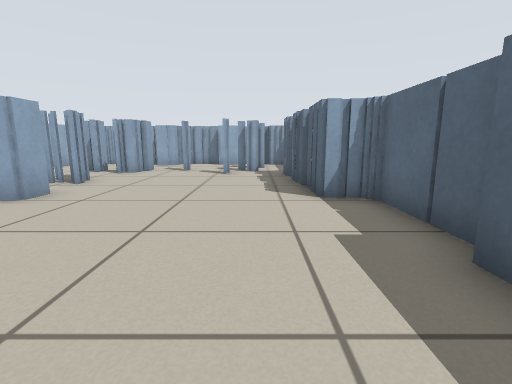
[1] (above)

13 first-person views from a walk through a world built for the Player/Stage simulator. The camera is 0.57 m above the floor, tilts 10° down and sees 85° across. Floor lines are 1 m apart. The floor is counted in squares, 0.5 m on a side. Each view is taken from the middle of a square. On the plan, view 1 faces up. The plan holds only what a view shows up to about 12 squares ahead; the rest is blank. Robots are left out.

[2]
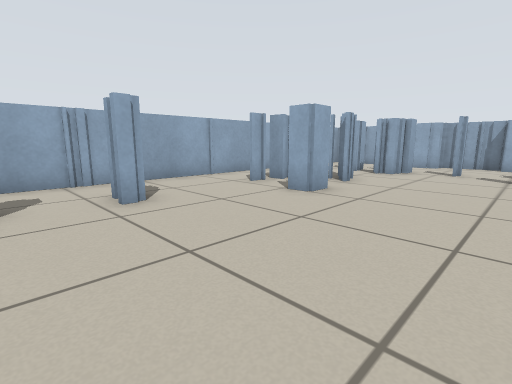

[3]
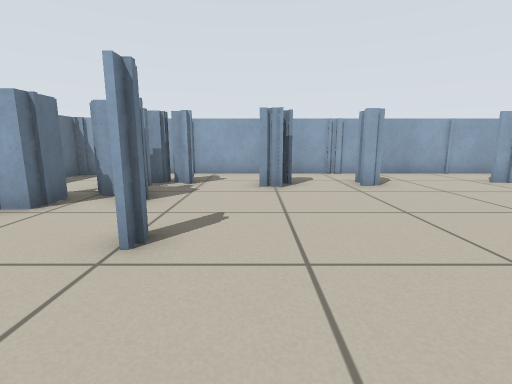

[4]
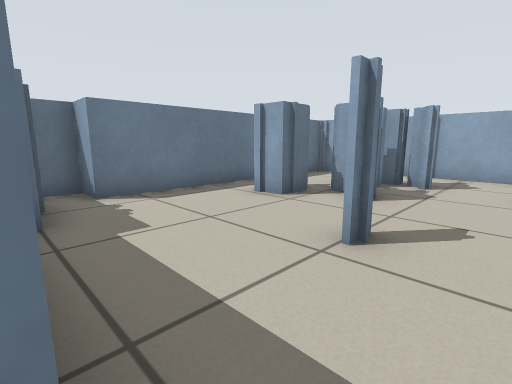

[5]
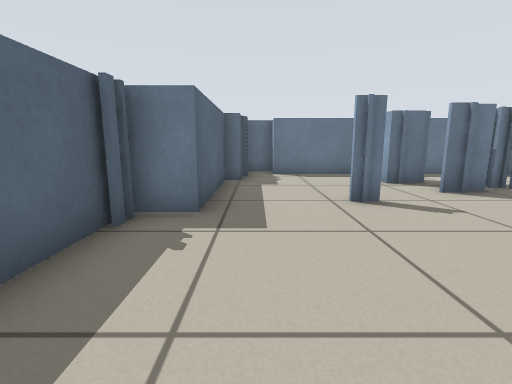

[6]
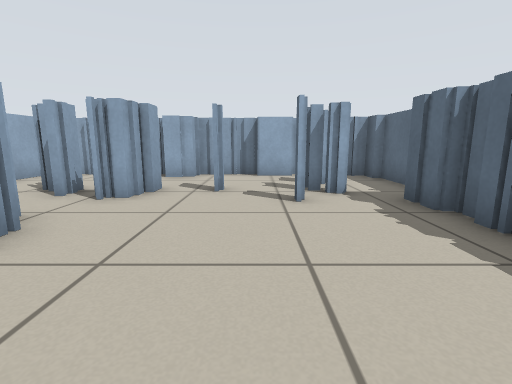

[7]
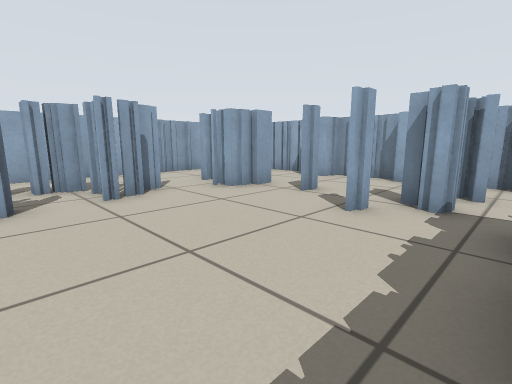

[8]
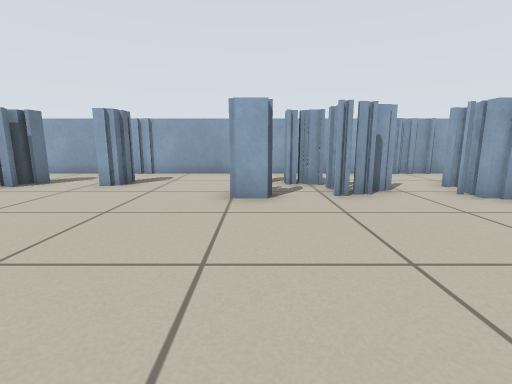

[9]
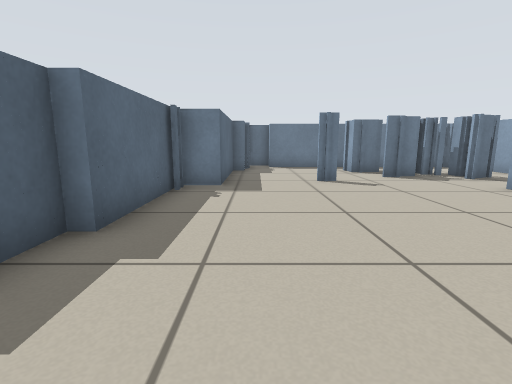

[10]
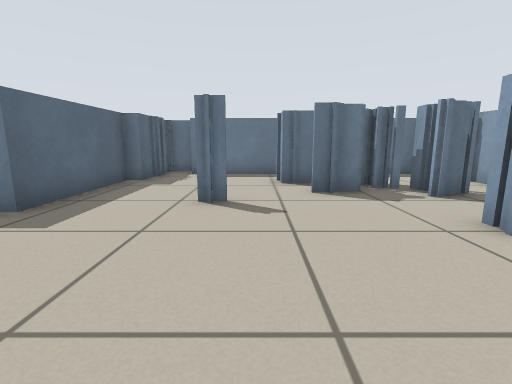

[11]
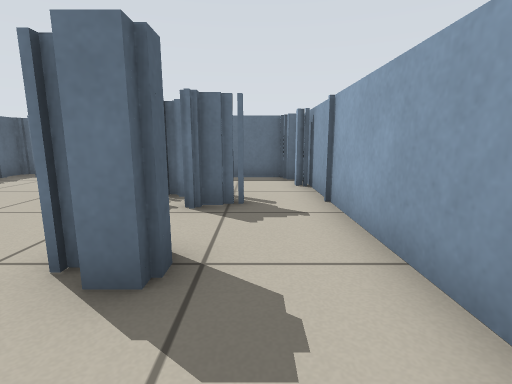

[12]
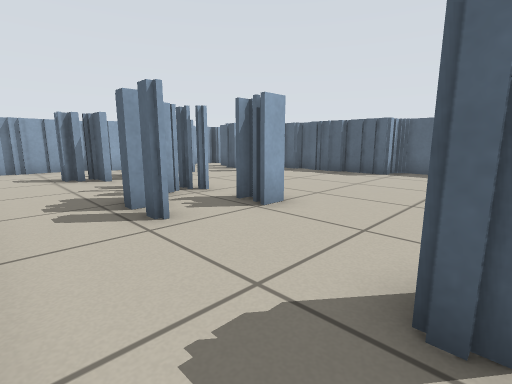

[13]
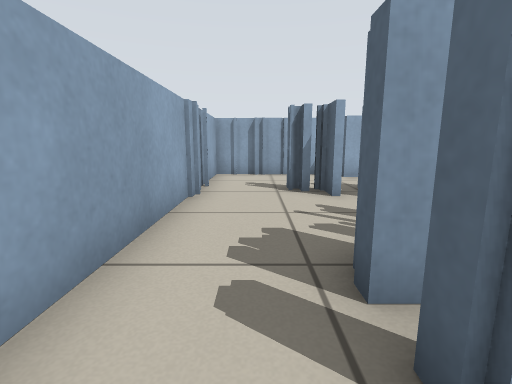

### Floor plan
Ten units are one square. View 1 is at (0, 0); x grows to the right and y downward. Boxes are objects, and circles mark ways between rooms. Rooms are numbered by the first view taken in them; rooms with no view inside come last. Other rooms are left out.
<svg viewBox="-99 -157 129 244">
<path fill="none" stroke="#000" d="M-63 -22 -63 -18M-47 -62 -47 -55 -54 -55M-72 -19 -72 -25 -66 -25M-63 2 -63 10M-72 -58 -72 -62M-70 -64 -70 -58M-72 3 -66 3M-72 6 -72 0 -66 0 -66 6M-49 -79 -53 -79M-55 -79 -62 -79M-50 -81 -50 -76M-66 -79 -66 -68 -72 -68 -72 -75M-25 24 -18 24M-51 -86 -51 -78M13 -56 13 -80M-49 34 -42 34M-56 -94 -56 -88M-71 29 -66 29M-56 35 -49 35M11 -79 11 -90M16 -75 11 -75M-79 31 -70 31M-74 35 -70 35M21 11 21 -25 25 -25 25 -57 19 -57M13 -81 13 -86M-64 41 -59 41M-12 -102 -12 -108M-63 44 -58 44M-49 49 -37 49 -37 58M13 -90 13 -96 11 -96 11 -104M9 -96 9 -101M-63 -109 -63 -116M-10 -109 -10 -102M-47 -116 -47 -107 -55 -107M9 -102 9 -108M-64 -115 -64 -120M-69 -115 -69 -120M-66 -116 -72 -116M-44 -121 -44 -114M0 -112 -4 -112M-29 -121 -29 -115M-7 -116 -7 -122M9 55 9 15 19 15 19 6M5 66 5 55M-90 66 -90 73 -6 73 -6 82 5 82 5 74M-40 -144 -51 -144M-35 -152 -40 -152M-52 -152 -94 -152 -94 66M-6 -148 -20 -148M-19 -152 -32 -152M8 -152 1 -152M21 -125 21 -141M19 -140 19 -148 11 -148M0 -118 0 -112"/>
<circle cx="10" cy="-125" r="3" fill="#2a7"/>
<text x="-40" y="-30">1</text>
<text x="10" y="-130">2</text>
</svg>
Room 1 opens to room 2.

Where each view was taken, in squares from view 1:
view 1: 0 up, 0 right, facing up
view 2: 0 up, 1 left, facing up-left
view 3: 1 down, 1 right, facing left
view 4: 1 down, 1 right, facing down-left
view 5: 3 up, 0 right, facing down
view 6: 5 up, 2 left, facing up
view 7: 6 up, 1 right, facing up-left
view 8: 6 up, 1 right, facing left
view 9: 6 up, 0 right, facing down
view 10: 3 up, 3 left, facing down
view 11: 2 up, 8 left, facing down
view 12: 2 up, 9 left, facing up-right
view 13: 5 up, 8 left, facing up
